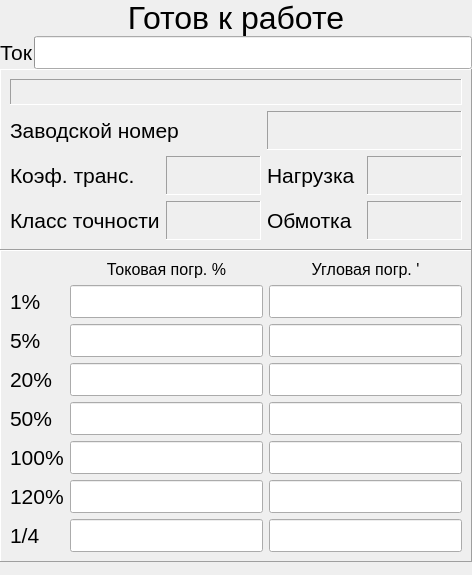
      <widget class="QFrame" name="frKNT">
       <layout class="QVBoxLayout" name="verticalLayout_2">
        <property name="spacing">
         <number>0</number>
        </property>
        <property name="margin">
         <number>0</number>
        </property>
        <item>
         <layout class="QVBoxLayout" name="vlInfo">
          <item>
           <widget class="QFrame" name="frVerification">
            <property name="frameShape">
             <enum>QFrame::NoFrame</enum>
            </property>
            <property name="frameShadow">
             <enum>QFrame::Raised</enum>
            </property>
            <layout class="QVBoxLayout" name="verticalLayout">
             <property name="spacing">
              <number>0</number>
             </property>
             <property name="margin">
              <number>0</number>
             </property>
             <item>
              <widget class="QLabel" name="lState">
               <property name="font">
                <font>
                 <pointsize>24</pointsize>
                </font>
               </property>
               <property name="text">
                <string>Готов к работе</string>
               </property>
               <property name="alignment">
                <set>Qt::AlignCenter</set>
               </property>
              </widget>
             </item>
             <item>
              <layout class="QHBoxLayout" name="horizontalLayout">
               <item>
                <widget class="QLabel" name="label_12">
                 <property name="sizePolicy">
                  <sizepolicy hsizetype="Minimum" vsizetype="Fixed">
                   <horstretch>0</horstretch>
                   <verstretch>0</verstretch>
                  </sizepolicy>
                 </property>
                 <property name="font">
                  <font>
                   <pointsize>16</pointsize>
                  </font>
                 </property>
                 <property name="text">
                  <string>Ток</string>
                 </property>
                </widget>
               </item>
               <item>
                <widget class="QProgressBar" name="pbPrimaryCurrent">
                 <property name="sizePolicy">
                  <sizepolicy hsizetype="Expanding" vsizetype="Minimum">
                   <horstretch>0</horstretch>
                   <verstretch>0</verstretch>
                  </sizepolicy>
                 </property>
                 <property name="font">
                  <font>
                   <pointsize>16</pointsize>
                  </font>
                 </property>
                 <property name="maximum">
                  <number>120</number>
                 </property>
                 <property name="format">
                  <string>%v%</string>
                 </property>
                </widget>
               </item>
              </layout>
             </item>
             <item>
              <widget class="QFrame" name="frInfo">
               <property name="frameShape">
                <enum>QFrame::Panel</enum>
               </property>
               <property name="frameShadow">
                <enum>QFrame::Raised</enum>
               </property>
               <layout class="QGridLayout" name="gridLayout_2">
                <item row="5" column="0">
                 <widget class="QLabel" name="label_5">
                  <property name="font">
                   <font>
                    <pointsize>16</pointsize>
                   </font>
                  </property>
                  <property name="text">
                   <string>Класс точности</string>
                  </property>
                 </widget>
                </item>
                <item row="2" column="2">
                 <widget class="QLabel" name="label_4">
                  <property name="font">
                   <font>
                    <pointsize>16</pointsize>
                   </font>
                  </property>
                  <property name="text">
                   <string>Нагрузка</string>
                  </property>
                 </widget>
                </item>
                <item row="5" column="2">
                 <widget class="QLabel" name="label_6">
                  <property name="font">
                   <font>
                    <pointsize>16</pointsize>
                   </font>
                  </property>
                  <property name="text">
                   <string>Обмотка</string>
                  </property>
                 </widget>
                </item>
                <item row="2" column="1">
                 <widget class="QLabel" name="lbKTrans">
                  <property name="font">
                   <font>
                    <pointsize>24</pointsize>
                   </font>
                  </property>
                  <property name="frameShape">
                   <enum>QFrame::Panel</enum>
                  </property>
                  <property name="frameShadow">
                   <enum>QFrame::Sunken</enum>
                  </property>
                  <property name="text">
                   <string/>
                  </property>
                  <property name="alignment">
                   <set>Qt::AlignRight|Qt::AlignTrailing|Qt::AlignVCenter</set>
                  </property>
                 </widget>
                </item>
                <item row="5" column="1">
                 <widget class="QLabel" name="lbClassAccuracy">
                  <property name="font">
                   <font>
                    <pointsize>24</pointsize>
                   </font>
                  </property>
                  <property name="frameShape">
                   <enum>QFrame::Panel</enum>
                  </property>
                  <property name="frameShadow">
                   <enum>QFrame::Sunken</enum>
                  </property>
                  <property name="text">
                   <string/>
                  </property>
                  <property name="alignment">
                   <set>Qt::AlignRight|Qt::AlignTrailing|Qt::AlignVCenter</set>
                  </property>
                 </widget>
                </item>
                <item row="2" column="3">
                 <widget class="QLabel" name="lbSecondLoad">
                  <property name="font">
                   <font>
                    <pointsize>24</pointsize>
                   </font>
                  </property>
                  <property name="frameShape">
                   <enum>QFrame::Panel</enum>
                  </property>
                  <property name="frameShadow">
                   <enum>QFrame::Sunken</enum>
                  </property>
                  <property name="text">
                   <string/>
                  </property>
                  <property name="alignment">
                   <set>Qt::AlignRight|Qt::AlignTrailing|Qt::AlignVCenter</set>
                  </property>
                 </widget>
                </item>
                <item row="5" column="3">
                 <widget class="QLabel" name="lbTap">
                  <property name="font">
                   <font>
                    <pointsize>24</pointsize>
                   </font>
                  </property>
                  <property name="frameShape">
                   <enum>QFrame::Panel</enum>
                  </property>
                  <property name="frameShadow">
                   <enum>QFrame::Sunken</enum>
                  </property>
                  <property name="text">
                   <string/>
                  </property>
                  <property name="alignment">
                   <set>Qt::AlignRight|Qt::AlignTrailing|Qt::AlignVCenter</set>
                  </property>
                 </widget>
                </item>
                <item row="0" column="0" colspan="4">
                 <widget class="QLabel" name="lbShortName">
                  <property name="font">
                   <font>
                    <pointsize>16</pointsize>
                   </font>
                  </property>
                  <property name="frameShape">
                   <enum>QFrame::Panel</enum>
                  </property>
                  <property name="frameShadow">
                   <enum>QFrame::Sunken</enum>
                  </property>
                  <property name="text">
                   <string/>
                  </property>
                  <property name="alignment">
                   <set>Qt::AlignCenter</set>
                  </property>
                 </widget>
                </item>
                <item row="1" column="0" colspan="2">
                 <widget class="QLabel" name="label_10">
                  <property name="font">
                   <font>
                    <pointsize>16</pointsize>
                   </font>
                  </property>
                  <property name="text">
                   <string>Заводской номер</string>
                  </property>
                 </widget>
                </item>
                <item row="1" column="2" colspan="2">
                 <widget class="QLabel" name="lbSerialNumber">
                  <property name="font">
                   <font>
                    <pointsize>24</pointsize>
                   </font>
                  </property>
                  <property name="frameShape">
                   <enum>QFrame::Panel</enum>
                  </property>
                  <property name="frameShadow">
                   <enum>QFrame::Sunken</enum>
                  </property>
                  <property name="text">
                   <string/>
                  </property>
                 </widget>
                </item>
                <item row="2" column="0">
                 <widget class="QLabel" name="lbLabelKTrans">
                  <property name="font">
                   <font>
                    <pointsize>16</pointsize>
                   </font>
                  </property>
                  <property name="text">
                   <string>Коэф. транс.</string>
                  </property>
                 </widget>
                </item>
               </layout>
              </widget>
             </item>
             <item>
              <widget class="QFrame" name="frPointList">
               <property name="frameShape">
                <enum>QFrame::Panel</enum>
               </property>
               <property name="frameShadow">
                <enum>QFrame::Raised</enum>
               </property>
               <layout class="QGridLayout" name="gridLayout">
                <item row="1" column="1">
                 <widget class="QLineEdit" name="leA1">
                  <property name="font">
                   <font>
                    <pointsize>16</pointsize>
                   </font>
                  </property>
                  <property name="focusPolicy">
                   <enum>Qt::NoFocus</enum>
                  </property>
                  <property name="readOnly">
                   <bool>true</bool>
                  </property>
                 </widget>
                </item>
                <item row="1" column="0">
                 <widget class="QLabel" name="l1">
                  <property name="font">
                   <font>
                    <pointsize>16</pointsize>
                   </font>
                  </property>
                  <property name="text">
                   <string>1%</string>
                  </property>
                 </widget>
                </item>
                <item row="2" column="0">
                 <widget class="QLabel" name="l5">
                  <property name="font">
                   <font>
                    <pointsize>16</pointsize>
                   </font>
                  </property>
                  <property name="text">
                   <string>5%</string>
                  </property>
                 </widget>
                </item>
                <item row="3" column="0">
                 <widget class="QLabel" name="l20">
                  <property name="font">
                   <font>
                    <pointsize>16</pointsize>
                   </font>
                  </property>
                  <property name="text">
                   <string>20%</string>
                  </property>
                 </widget>
                </item>
                <item row="5" column="0">
                 <widget class="QLabel" name="l100">
                  <property name="font">
                   <font>
                    <pointsize>16</pointsize>
                   </font>
                  </property>
                  <property name="text">
                   <string>100%</string>
                  </property>
                 </widget>
                </item>
                <item row="6" column="0">
                 <widget class="QLabel" name="l120">
                  <property name="font">
                   <font>
                    <pointsize>16</pointsize>
                   </font>
                  </property>
                  <property name="text">
                   <string>120%</string>
                  </property>
                 </widget>
                </item>
                <item row="7" column="0">
                 <widget class="QLabel" name="l14">
                  <property name="font">
                   <font>
                    <pointsize>16</pointsize>
                   </font>
                  </property>
                  <property name="text">
                   <string>1/4</string>
                  </property>
                 </widget>
                </item>
                <item row="2" column="1">
                 <widget class="QLineEdit" name="leA5">
                  <property name="font">
                   <font>
                    <pointsize>16</pointsize>
                   </font>
                  </property>
                  <property name="focusPolicy">
                   <enum>Qt::NoFocus</enum>
                  </property>
                  <property name="readOnly">
                   <bool>true</bool>
                  </property>
                 </widget>
                </item>
                <item row="3" column="1">
                 <widget class="QLineEdit" name="leA20">
                  <property name="font">
                   <font>
                    <pointsize>16</pointsize>
                   </font>
                  </property>
                  <property name="focusPolicy">
                   <enum>Qt::NoFocus</enum>
                  </property>
                  <property name="readOnly">
                   <bool>true</bool>
                  </property>
                 </widget>
                </item>
                <item row="5" column="1">
                 <widget class="QLineEdit" name="leA100">
                  <property name="font">
                   <font>
                    <pointsize>16</pointsize>
                   </font>
                  </property>
                  <property name="focusPolicy">
                   <enum>Qt::NoFocus</enum>
                  </property>
                  <property name="readOnly">
                   <bool>true</bool>
                  </property>
                 </widget>
                </item>
                <item row="6" column="1">
                 <widget class="QLineEdit" name="leA120">
                  <property name="font">
                   <font>
                    <pointsize>16</pointsize>
                   </font>
                  </property>
                  <property name="focusPolicy">
                   <enum>Qt::NoFocus</enum>
                  </property>
                  <property name="readOnly">
                   <bool>true</bool>
                  </property>
                 </widget>
                </item>
                <item row="7" column="1">
                 <widget class="QLineEdit" name="leA14">
                  <property name="font">
                   <font>
                    <pointsize>16</pointsize>
                   </font>
                  </property>
                  <property name="focusPolicy">
                   <enum>Qt::NoFocus</enum>
                  </property>
                  <property name="readOnly">
                   <bool>true</bool>
                  </property>
                 </widget>
                </item>
                <item row="1" column="2">
                 <widget class="QLineEdit" name="leP1">
                  <property name="font">
                   <font>
                    <pointsize>16</pointsize>
                   </font>
                  </property>
                  <property name="focusPolicy">
                   <enum>Qt::NoFocus</enum>
                  </property>
                  <property name="readOnly">
                   <bool>true</bool>
                  </property>
                 </widget>
                </item>
                <item row="2" column="2">
                 <widget class="QLineEdit" name="leP5">
                  <property name="font">
                   <font>
                    <pointsize>16</pointsize>
                   </font>
                  </property>
                  <property name="focusPolicy">
                   <enum>Qt::NoFocus</enum>
                  </property>
                  <property name="readOnly">
                   <bool>true</bool>
                  </property>
                 </widget>
                </item>
                <item row="3" column="2">
                 <widget class="QLineEdit" name="leP20">
                  <property name="font">
                   <font>
                    <pointsize>16</pointsize>
                   </font>
                  </property>
                  <property name="focusPolicy">
                   <enum>Qt::NoFocus</enum>
                  </property>
                  <property name="readOnly">
                   <bool>true</bool>
                  </property>
                 </widget>
                </item>
                <item row="5" column="2">
                 <widget class="QLineEdit" name="leP100">
                  <property name="font">
                   <font>
                    <pointsize>16</pointsize>
                   </font>
                  </property>
                  <property name="focusPolicy">
                   <enum>Qt::NoFocus</enum>
                  </property>
                  <property name="readOnly">
                   <bool>true</bool>
                  </property>
                 </widget>
                </item>
                <item row="6" column="2">
                 <widget class="QLineEdit" name="leP120">
                  <property name="font">
                   <font>
                    <pointsize>16</pointsize>
                   </font>
                  </property>
                  <property name="focusPolicy">
                   <enum>Qt::NoFocus</enum>
                  </property>
                  <property name="readOnly">
                   <bool>true</bool>
                  </property>
                 </widget>
                </item>
                <item row="7" column="2">
                 <widget class="QLineEdit" name="leP14">
                  <property name="font">
                   <font>
                    <pointsize>16</pointsize>
                   </font>
                  </property>
                  <property name="focusPolicy">
                   <enum>Qt::NoFocus</enum>
                  </property>
                  <property name="readOnly">
                   <bool>true</bool>
                  </property>
                 </widget>
                </item>
                <item row="0" column="1">
                 <widget class="QLabel" name="label">
                  <property name="font">
                   <font>
                    <pointsize>12</pointsize>
                   </font>
                  </property>
                  <property name="text">
                   <string>Токовая погр. %</string>
                  </property>
                  <property name="alignment">
                   <set>Qt::AlignCenter</set>
                  </property>
                 </widget>
                </item>
                <item row="0" column="2">
                 <widget class="QLabel" name="label_2">
                  <property name="font">
                   <font>
                    <pointsize>12</pointsize>
                   </font>
                  </property>
                  <property name="text">
                   <string>Угловая погр. '</string>
                  </property>
                  <property name="alignment">
                   <set>Qt::AlignCenter</set>
                  </property>
                 </widget>
                </item>
                <item row="4" column="0">
                 <widget class="QLabel" name="l50">
                  <property name="font">
                   <font>
                    <pointsize>16</pointsize>
                   </font>
                  </property>
                  <property name="text">
                   <string>50%</string>
                  </property>
                 </widget>
                </item>
                <item row="4" column="1">
                 <widget class="QLineEdit" name="leA50">
                  <property name="font">
                   <font>
                    <pointsize>16</pointsize>
                   </font>
                  </property>
                  <property name="focusPolicy">
                   <enum>Qt::NoFocus</enum>
                  </property>
                  <property name="readOnly">
                   <bool>true</bool>
                  </property>
                 </widget>
                </item>
                <item row="4" column="2">
                 <widget class="QLineEdit" name="leP50">
                  <property name="font">
                   <font>
                    <pointsize>16</pointsize>
                   </font>
                  </property>
                  <property name="focusPolicy">
                   <enum>Qt::NoFocus</enum>
                  </property>
                  <property name="readOnly">
                   <bool>true</bool>
                  </property>
                 </widget>
                </item>
               </layout>
              </widget>
             </item>
            </layout>
           </widget>
          </item>
          <item>
           <spacer name="verticalSpacer">
            <property name="orientation">
             <enum>Qt::Vertical</enum>
            </property>
            <property name="sizeHint" stdset="0">
             <size>
              <width>439</width>
              <height>13</height>
             </size>
            </property>
           </spacer>
          </item>
         </layout>
        </item>
       </layout>
      </widget>
